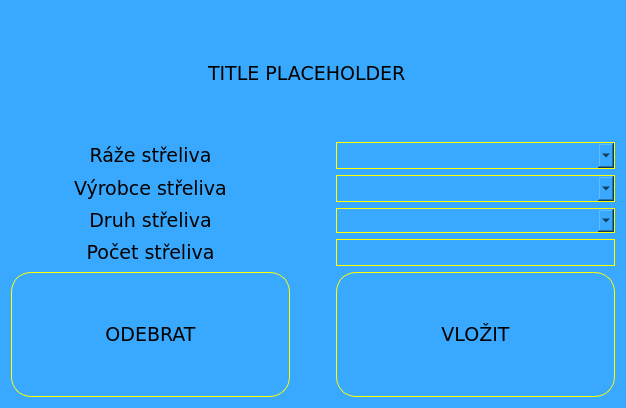
<?xml version="1.0" encoding="UTF-8"?>
<ui version="4.0">
 <class>dlg_ammoevid</class>
 <widget class="QDialog" name="dlg_ammoevid">
  <property name="geometry">
   <rect>
    <x>0</x>
    <y>0</y>
    <width>626</width>
    <height>408</height>
   </rect>
  </property>
  <property name="windowTitle">
   <string>Dialog</string>
  </property>
  <property name="styleSheet">
   <string notr="true">background-color: rgb(57, 169, 255);
border-radius: 20px;
</string>
  </property>
  <layout class="QVBoxLayout" name="verticalLayout_2">
   <item>
    <layout class="QHBoxLayout" name="horizontalLayout">
     <item>
      <widget class="QLabel" name="label_ammoevid_ID">
       <property name="text">
        <string/>
       </property>
      </widget>
     </item>
     <item>
      <spacer name="horizontalSpacer">
       <property name="orientation">
        <enum>Qt::Horizontal</enum>
       </property>
       <property name="sizeHint" stdset="0">
        <size>
         <width>40</width>
         <height>20</height>
        </size>
       </property>
      </spacer>
     </item>
     <item>
      <widget class="QLabel" name="label_ammoevid_title">
       <property name="font">
        <font>
         <family>Verdana</family>
         <pointsize>14</pointsize>
        </font>
       </property>
       <property name="text">
        <string>TITLE PLACEHOLDER</string>
       </property>
      </widget>
     </item>
     <item>
      <widget class="QLabel" name="label_TYPE">
       <property name="sizePolicy">
        <sizepolicy hsizetype="Minimum" vsizetype="Minimum">
         <horstretch>0</horstretch>
         <verstretch>0</verstretch>
        </sizepolicy>
       </property>
       <property name="text">
        <string/>
       </property>
      </widget>
     </item>
     <item>
      <widget class="QLabel" name="label_AMOUNT">
       <property name="sizePolicy">
        <sizepolicy hsizetype="Minimum" vsizetype="Minimum">
         <horstretch>0</horstretch>
         <verstretch>0</verstretch>
        </sizepolicy>
       </property>
       <property name="text">
        <string/>
       </property>
      </widget>
     </item>
     <item>
      <spacer name="horizontalSpacer_2">
       <property name="orientation">
        <enum>Qt::Horizontal</enum>
       </property>
       <property name="sizeHint" stdset="0">
        <size>
         <width>40</width>
         <height>20</height>
        </size>
       </property>
      </spacer>
     </item>
    </layout>
   </item>
   <item>
    <layout class="QVBoxLayout" name="verticalLayout">
     <item>
      <layout class="QHBoxLayout" name="horizontalLayout_4">
       <item>
        <widget class="QLabel" name="label_2">
         <property name="font">
          <font>
           <family>Verdana</family>
           <pointsize>14</pointsize>
          </font>
         </property>
         <property name="text">
          <string>Ráže střeliva</string>
         </property>
         <property name="alignment">
          <set>Qt::AlignCenter</set>
         </property>
        </widget>
       </item>
       <item>
        <spacer name="horizontalSpacer_4">
         <property name="orientation">
          <enum>Qt::Horizontal</enum>
         </property>
         <property name="sizeType">
          <enum>QSizePolicy::Preferred</enum>
         </property>
         <property name="sizeHint" stdset="0">
          <size>
           <width>40</width>
           <height>20</height>
          </size>
         </property>
        </spacer>
       </item>
       <item>
        <widget class="QComboBox" name="CB_Caliber">
         <property name="sizePolicy">
          <sizepolicy hsizetype="Preferred" vsizetype="Preferred">
           <horstretch>0</horstretch>
           <verstretch>0</verstretch>
          </sizepolicy>
         </property>
         <property name="font">
          <font>
           <family>Verdana</family>
           <pointsize>14</pointsize>
          </font>
         </property>
         <property name="styleSheet">
          <string notr="true">border-radius: 20px;
border: 1px solid yellow;
</string>
         </property>
        </widget>
       </item>
      </layout>
     </item>
     <item>
      <layout class="QHBoxLayout" name="horizontalLayout_5">
       <item>
        <widget class="QLabel" name="label">
         <property name="font">
          <font>
           <family>Verdana</family>
           <pointsize>14</pointsize>
          </font>
         </property>
         <property name="text">
          <string>Výrobce střeliva</string>
         </property>
         <property name="alignment">
          <set>Qt::AlignCenter</set>
         </property>
        </widget>
       </item>
       <item>
        <spacer name="horizontalSpacer_3">
         <property name="orientation">
          <enum>Qt::Horizontal</enum>
         </property>
         <property name="sizeType">
          <enum>QSizePolicy::Preferred</enum>
         </property>
         <property name="sizeHint" stdset="0">
          <size>
           <width>40</width>
           <height>20</height>
          </size>
         </property>
        </spacer>
       </item>
       <item>
        <widget class="QComboBox" name="CB_Manufacturer">
         <property name="sizePolicy">
          <sizepolicy hsizetype="Preferred" vsizetype="Preferred">
           <horstretch>0</horstretch>
           <verstretch>0</verstretch>
          </sizepolicy>
         </property>
         <property name="minimumSize">
          <size>
           <width>0</width>
           <height>0</height>
          </size>
         </property>
         <property name="baseSize">
          <size>
           <width>0</width>
           <height>0</height>
          </size>
         </property>
         <property name="font">
          <font>
           <family>Verdana</family>
           <pointsize>14</pointsize>
          </font>
         </property>
         <property name="styleSheet">
          <string notr="true">border-radius: 20px;
border: 1px solid yellow;</string>
         </property>
        </widget>
       </item>
      </layout>
     </item>
     <item>
      <layout class="QHBoxLayout" name="horizontalLayout_3">
       <item>
        <widget class="QLabel" name="label_3">
         <property name="font">
          <font>
           <family>Verdana</family>
           <pointsize>14</pointsize>
          </font>
         </property>
         <property name="text">
          <string>Druh střeliva</string>
         </property>
         <property name="alignment">
          <set>Qt::AlignCenter</set>
         </property>
        </widget>
       </item>
       <item>
        <spacer name="horizontalSpacer_5">
         <property name="orientation">
          <enum>Qt::Horizontal</enum>
         </property>
         <property name="sizeType">
          <enum>QSizePolicy::Preferred</enum>
         </property>
         <property name="sizeHint" stdset="0">
          <size>
           <width>40</width>
           <height>20</height>
          </size>
         </property>
        </spacer>
       </item>
       <item>
        <widget class="QComboBox" name="CB_Type">
         <property name="sizePolicy">
          <sizepolicy hsizetype="Preferred" vsizetype="Preferred">
           <horstretch>0</horstretch>
           <verstretch>0</verstretch>
          </sizepolicy>
         </property>
         <property name="styleSheet">
          <string notr="true">border-radius: 20px;
border: 1px solid yellow;</string>
         </property>
        </widget>
       </item>
      </layout>
     </item>
     <item>
      <layout class="QHBoxLayout" name="horizontalLayout_2">
       <item>
        <widget class="QLabel" name="label_4">
         <property name="font">
          <font>
           <family>Verdana</family>
           <pointsize>14</pointsize>
          </font>
         </property>
         <property name="text">
          <string>Počet střeliva</string>
         </property>
         <property name="alignment">
          <set>Qt::AlignCenter</set>
         </property>
        </widget>
       </item>
       <item>
        <spacer name="horizontalSpacer_6">
         <property name="orientation">
          <enum>Qt::Horizontal</enum>
         </property>
         <property name="sizeType">
          <enum>QSizePolicy::Preferred</enum>
         </property>
         <property name="sizeHint" stdset="0">
          <size>
           <width>40</width>
           <height>20</height>
          </size>
         </property>
        </spacer>
       </item>
       <item>
        <widget class="QLineEdit" name="Line_Amount">
         <property name="sizePolicy">
          <sizepolicy hsizetype="Preferred" vsizetype="Preferred">
           <horstretch>0</horstretch>
           <verstretch>0</verstretch>
          </sizepolicy>
         </property>
         <property name="font">
          <font>
           <family>Verdana</family>
           <pointsize>14</pointsize>
          </font>
         </property>
         <property name="styleSheet">
          <string notr="true">border-radius: 20px;
border: 1px solid yellow;
</string>
         </property>
         <property name="inputMethodHints">
          <set>Qt::ImhNone</set>
         </property>
         <property name="inputMask">
          <string/>
         </property>
         <property name="alignment">
          <set>Qt::AlignCenter</set>
         </property>
        </widget>
       </item>
      </layout>
     </item>
    </layout>
   </item>
   <item>
    <layout class="QHBoxLayout" name="horizontalLayout_6">
     <item>
      <widget class="QPushButton" name="PB_Out">
       <property name="sizePolicy">
        <sizepolicy hsizetype="Preferred" vsizetype="Preferred">
         <horstretch>0</horstretch>
         <verstretch>0</verstretch>
        </sizepolicy>
       </property>
       <property name="font">
        <font>
         <family>Verdana</family>
         <pointsize>14</pointsize>
        </font>
       </property>
       <property name="styleSheet">
        <string notr="true">QPushButton{border-radius: 20px;
border: 1px solid yellow;
}
QPushButton:hover{  background: qlineargradient(spread:reflect, x1:0.1, y1:0.5, x2:1, y2:0, stop:0 rgba(160, 220, 255,255), stop:1 rgba(160, 220, 255, 255));
}</string>
       </property>
       <property name="text">
        <string>ODEBRAT</string>
       </property>
      </widget>
     </item>
     <item>
      <spacer name="horizontalSpacer_7">
       <property name="orientation">
        <enum>Qt::Horizontal</enum>
       </property>
       <property name="sizeType">
        <enum>QSizePolicy::Preferred</enum>
       </property>
       <property name="sizeHint" stdset="0">
        <size>
         <width>40</width>
         <height>20</height>
        </size>
       </property>
      </spacer>
     </item>
     <item>
      <widget class="QPushButton" name="PB_In">
       <property name="sizePolicy">
        <sizepolicy hsizetype="Preferred" vsizetype="Preferred">
         <horstretch>0</horstretch>
         <verstretch>0</verstretch>
        </sizepolicy>
       </property>
       <property name="font">
        <font>
         <family>Verdana</family>
         <pointsize>14</pointsize>
        </font>
       </property>
       <property name="styleSheet">
        <string notr="true">QPushButton{border-radius: 20px;
border: 1px solid yellow;
}
QPushButton:hover{  background: qlineargradient(spread:reflect, x1:0.1, y1:0.5, x2:1, y2:0, stop:0 rgba(160, 220, 255,255), stop:1 rgba(160, 220, 255, 255));
}</string>
       </property>
       <property name="text">
        <string>VLOŽIT</string>
       </property>
      </widget>
     </item>
    </layout>
   </item>
  </layout>
 </widget>
 <resources/>
 <connections/>
</ui>
